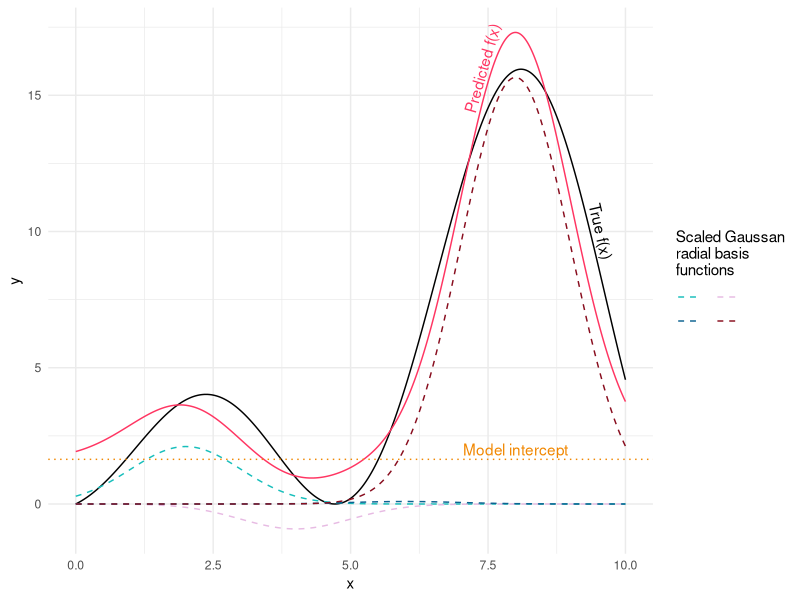
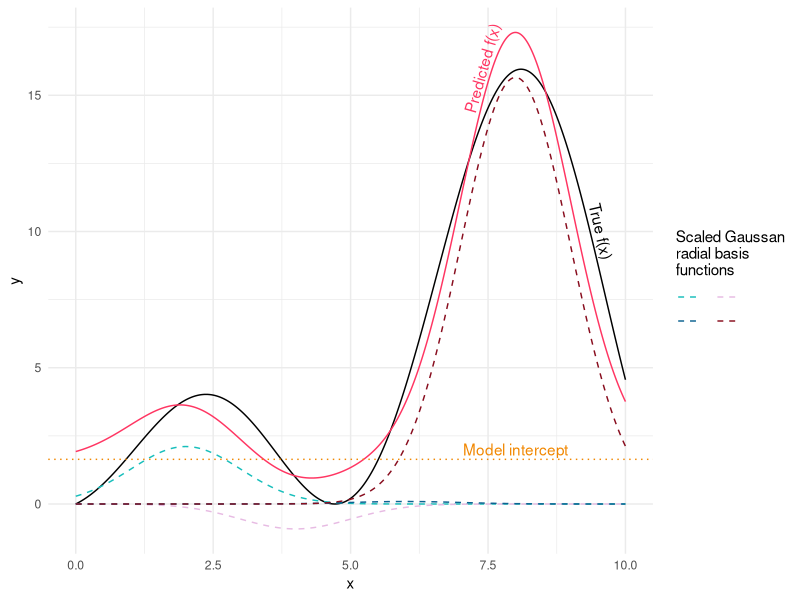
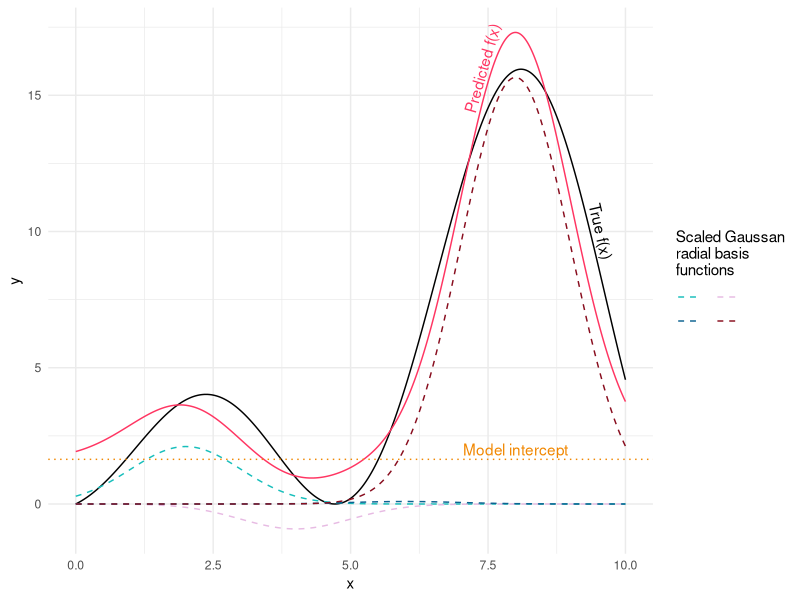

Write the R code that produced these figures, in order.
library(ggplot2)
x <- seq(0, 10, by = 0.01)
y <- x + x * sin(x)
df <- data.frame(x = x, y = y)

centres <- c(2, 4, 6, 8)
l <- 1

grbfs <- data.frame(y = y,
                    grbf1 = exp((-(x - centres[1])^2) / (2 * (l^2))),
                    grbf2 = exp((-(x - centres[2])^2) / (2 * (l^2))),
                    grbf3 = exp((-(x - centres[3])^2) / (2 * (l^2))),
                    grbf4 = exp((-(x - centres[4])^2) / (2 * (l^2))))


grbf.mod <- lm(y ~ grbf1 + grbf2 + grbf3 + grbf4, data = grbfs)

predictions <- data.frame(time = x,
                          pred = grbf.mod$coefficients[2] * grbfs$grbf1,
                          grbf = 1)
predictions <- rbind(predictions,
                     data.frame(time = x,
                                pred = grbf.mod$coefficients[3] * grbfs$grbf2,
                                grbf = 2))
predictions <- rbind(predictions,
                     data.frame(time = x,
                                pred = grbf.mod$coefficients[4] * grbfs$grbf3,
                                grbf = 3))
predictions <- rbind(predictions,
                     data.frame(time = x,
                                pred =  grbf.mod$coefficients[5] * grbfs$grbf4,
                                grbf = 4))

predictions$grbf <- as.factor(predictions$grbf)


predicted <- data.frame(x = x,
                        y = grbf.mod$coefficients[1] +
                          grbf.mod$coefficients[2] * grbfs$grbf1 +
                          grbf.mod$coefficients[3] * grbfs$grbf2 +
                          grbf.mod$coefficients[4] * grbfs$grbf3 +
                          grbf.mod$coefficients[5] * grbfs$grbf4)


ggplot(data = df, aes(x = x, y = y)) +
  geom_line() +
  geom_line(data = predicted, aes(x = x, y = y), color = "#FF3562") +
  geom_line(data = predictions,
            aes(x = time, y = pred, color = grbf),
            linetype = 2) +
  scale_color_manual(values = c("#17BEBB", "#E7BBE3", "#0C6291", "#880D1E"),
                     name = "Scaled Gaussan\nradial basis\nfunctions",
                     labels = c("", "", "", "")) +
  geom_hline(yintercept = grbf.mod$coefficients[1],
             linetype = 3,
             color =  "#F18701") +
  theme_minimal() +
  annotate("text",
           label = "Predicted f(x)",
           x = 7.4,
           y = 16,
           angle = 74,
           color = "#FF3562") +
  annotate("text",
           label = "True f(x)",
           x = 9.55,
           y = 10,
           angle = -77,
           color = "black") +
  annotate("text",
           label = "Model intercept",
           x = 8,
           y = 2,
           color = "#F18701") +
  guides(color = guide_legend(nrow = 2, byrow = TRUE))




ggsave(filename = "paper/grbf-example.png",
       width = 8,
       height = 4.5,
       units = "in")

ggsave(filename = "paper/grbf-example.pdf",
       width = 8,
       height = 4.5,
       units = "in")


